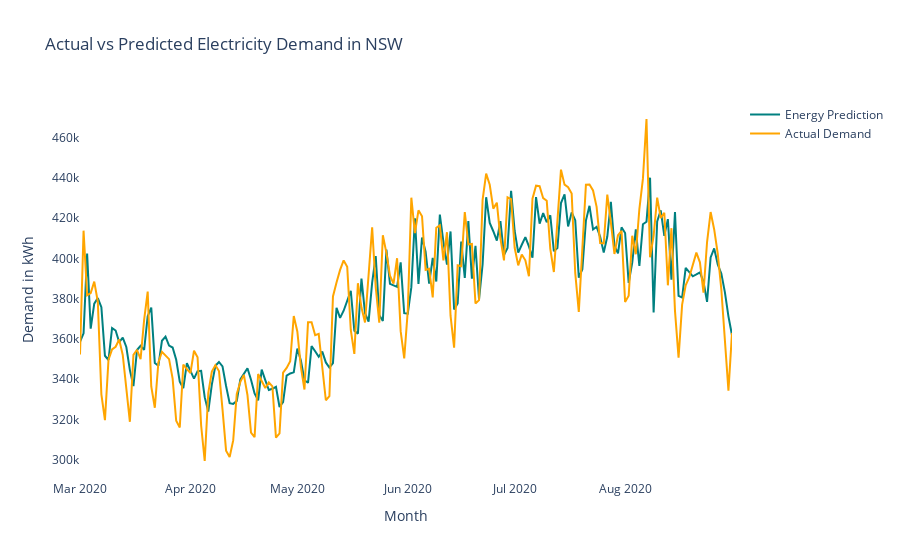

The cell this chart's notebook holds for it:
### Code cell
import plotly.graph_objects as go


# Create random data with numpy
import numpy as np
np.random.seed(1)

layout = go.Layout(
    plot_bgcolor='rgba(0,0,0,0)',
    title="Actual vs Predicted Electricity Demand in NSW",
    xaxis=dict(
        title="Month"
    ),
    yaxis=dict(
        title="Demand in kWh"
    )
)
# Create traces
fig1 = go.Figure(layout=layout)
fig1.add_trace(go.Scatter(x=dfnsw['Date'], y=dfnsw['Energy_pred'],
                    mode='lines',
                    name='Energy Prediction',line=dict(color='#008080')))
fig1.add_trace(go.Scatter(x=dfnsw['Date'], y=dfnsw['TOTALDEMAND'],
                    mode='lines',
                    name='Actual Demand',line=dict(color='orange')))


fig1.show()

### Figure 1 — Plotly figure (JSON) as saved in the notebook; plotly's stock layout.template omitted (floating-point values rounded to 4 significant figures; data arrays with more than 128 entries replaced by an {"elided": "..."} marker saying what was removed)
{"data": [{"line": {"color": "#008080"}, "mode": "lines", "name": "Energy Prediction", "type": "scatter", "x": {"elided": "184 str values"}, "y": {"elided": "184 float values"}}, {"line": {"color": "orange"}, "mode": "lines", "name": "Actual Demand", "type": "scatter", "x": {"elided": "184 str values"}, "y": {"elided": "184 float values"}}], "layout": {"plot_bgcolor": "rgba(0,0,0,0)", "title": {"text": "Actual vs Predicted Electricity Demand in NSW"}, "xaxis": {"title": {"text": "Month"}}, "yaxis": {"title": {"text": "Demand in kWh"}}}}
